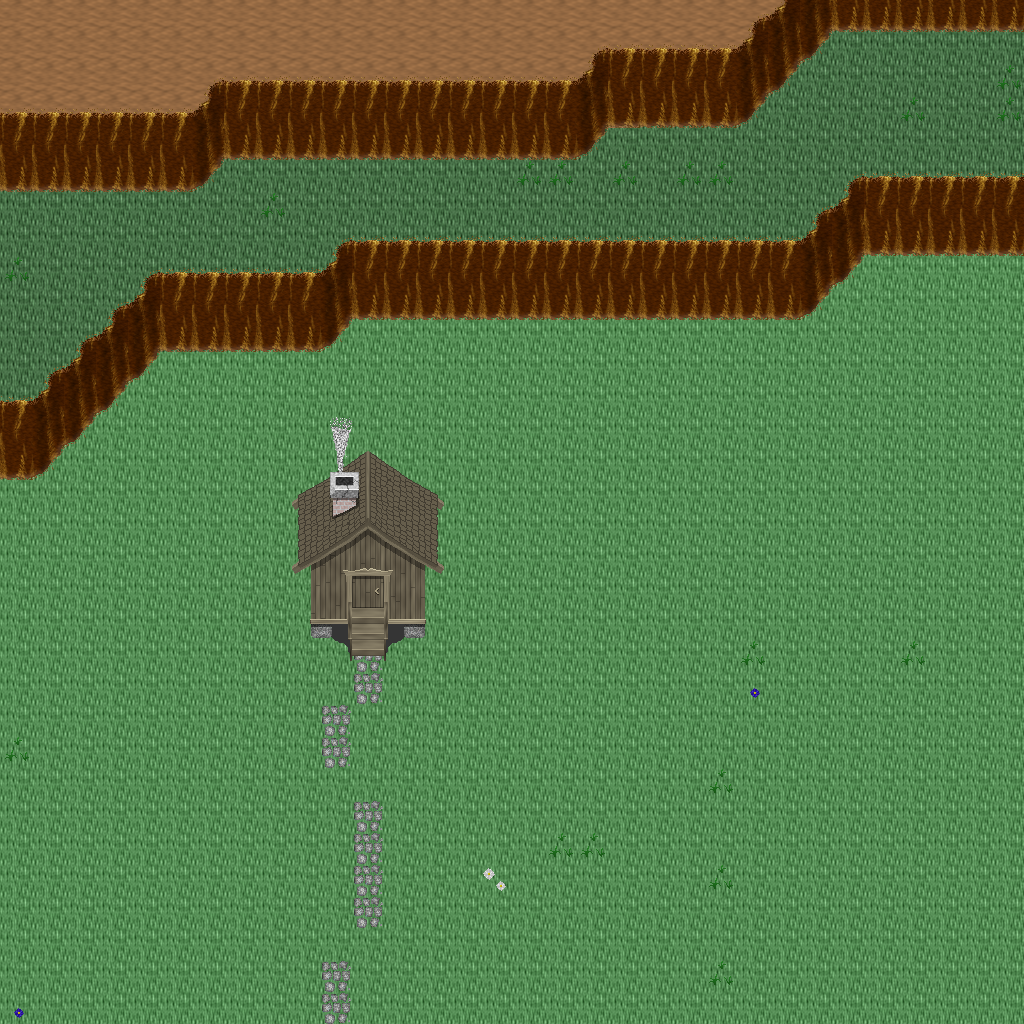

A 2D game scene composited from a Tiled map and its tileset images. What follows is a short description and the map's XML, with each tile layer's data collapsed to a summary:
An orthogonal 32x32 tile map with 32x32 px tiles, 5 tile layers (Ground, Objects, Objects2, Above, ...), 1 hidden layer not drawn, 24 tilesets.

<map version="1.10" tiledversion="1.11.0" orientation="orthogonal" renderorder="right-down" width="32" height="32" tilewidth="32" tileheight="32" infinite="0" nextlayerid="11" nextobjectid="1">
 <tileset firstgid="1" name="ground_ground" tilewidth="32" tileheight="32" tilecount="33" columns="3">
  <image source="../drawable/ground_ground.png" width="96" height="352" />
 </tileset>
 <tileset firstgid="34" name="ground_ridge_earth_dark" tilewidth="32" tileheight="32" tilecount="96" columns="12">
  <image source="../drawable/ground_ridge_earth_dark.png" width="384" height="256" />
 </tileset>
 <tileset firstgid="130" name="plant_grasses" tilewidth="32" tileheight="32" tilecount="6" columns="3">
  <image source="../drawable/plant_grasses.png" width="96" height="64" />
 </tileset>
 <tileset firstgid="136" name="ground_grass_edges" tilewidth="32" tileheight="32" tilecount="36" columns="12">
  <image source="../drawable/ground_grass_edges.png" width="384" height="96" />
 </tileset>
 <tileset firstgid="172" name="ground_rock_pebbles" tilewidth="32" tileheight="32" tilecount="3" columns="1">
  <image source="../drawable/ground_rock_pebbles.png" width="32" height="96" />
 </tileset>
 <tileset firstgid="175" name="plant_flower_daisy_blue" tilewidth="32" tileheight="32" tilecount="8" columns="2">
  <image source="../drawable/plant_flower_daisy_blue.png" width="64" height="128" />
 </tileset>
 <tileset firstgid="183" name="plant_flower_daisy_white" tilewidth="32" tileheight="32" tilecount="8" columns="2">
  <image source="../drawable/plant_flower_daisy_white.png" width="64" height="128" />
 </tileset>
 <tileset firstgid="191" name="ground_cobbled_paving" tilewidth="32" tileheight="32" tilecount="1" columns="1">
  <image source="../drawable/ground_cobbled_paving.png" width="32" height="32" />
 </tileset>
 <tileset firstgid="192" name="item_pot_dark_barrel" tilewidth="32" tileheight="32" tilecount="2" columns="1">
  <image source="../drawable/item_pot_dark_barrel.png" width="32" height="64" />
 </tileset>
 <tileset firstgid="194" name="item_statue_green_stone" tilewidth="32" tileheight="32" tilecount="12" columns="4">
  <image source="../drawable/item_statue_green_stone.png" width="128" height="96" />
 </tileset>
 <tileset firstgid="206" name="logic_creature_orc" tilewidth="32" tileheight="32" tilecount="6" columns="6">
  <image source="../drawable/logic_creature_orc.png" width="192" height="32" />
 </tileset>
 <tileset firstgid="212" name="logic_creature_gnome" tilewidth="32" tileheight="32" tilecount="6" columns="6">
  <image source="../drawable/logic_creature_gnome.png" width="192" height="32" />
 </tileset>
 <tileset firstgid="218" name="logic_creature_animal" tilewidth="32" tileheight="32" tilecount="32" columns="8">
  <image source="../drawable/logic_creature_animal.png" width="256" height="128" />
 </tileset>
 <tileset firstgid="250" name="logic_item_sign" tilewidth="32" tileheight="32" tilecount="1" columns="1">
  <image source="../drawable/logic_item_sign.png" width="32" height="32" />
 </tileset>
 <tileset firstgid="251" name="logic_collision" tilewidth="32" tileheight="32" tilecount="1" columns="1">
  <image source="../drawable/logic_collision.png" width="32" height="32" />
 </tileset>
 <tileset firstgid="252" name="logic_portal" tilewidth="32" tileheight="32" tilecount="24" columns="8">
  <image source="../drawable/logic_portal.png" width="256" height="96" />
 </tileset>
 <tileset firstgid="276" name="ground_pothole" tilewidth="32" tileheight="32" tilecount="4" columns="4">
  <image source="../drawable/ground_pothole.png" width="128" height="32" />
 </tileset>
 <tileset firstgid="280" name="object_suspension_bridge" tilewidth="32" tileheight="32" tilecount="24" columns="3">
  <image source="../drawable/object_suspension_bridge.png" width="96" height="256" />
 </tileset>
 <tileset firstgid="304" name="item_corpse_huge_animal" tilewidth="32" tileheight="32" tilecount="16" columns="2">
  <image source="../drawable/item_corpse_huge_animal.png" width="64" height="256" />
 </tileset>
 <tileset firstgid="320" name="ground_green_paving" tilewidth="32" tileheight="32" tilecount="18" columns="3">
  <image source="../drawable/ground_green_paving.png" width="96" height="192" />
 </tileset>
 <tileset firstgid="338" name="logic_protection" tilewidth="32" tileheight="32" tilecount="2" columns="2">
  <image source="../drawable/logic_protection.png" width="64" height="32" />
 </tileset>
 <tileset firstgid="340" name="building_chimney_smoke" tilewidth="32" tileheight="32" tilecount="40" columns="4">
  <image source="../drawable/building_chimney_smoke.png" width="128" height="320" />
 </tileset>
 <tileset firstgid="380" name="building_huts" tilewidth="32" tileheight="32" tilecount="338" columns="26">
  <image source="../drawable/building_huts.png" width="832" height="416" />
 </tileset>
 <tileset firstgid="718" name="light_door_light" tilewidth="32" tileheight="32" tilecount="12" columns="3">
  <image source="../drawable/light_door_light.png" width="96" height="128" />
 </tileset>
 <layer id="1" name="Ground" width="32" height="32">
  <data>[1024 cells, 1023 non-empty, 3 distinct tile ids]</data>
 </layer>
 <layer id="2" name="Objects" width="32" height="32">
  <data>[1024 cells, 220 non-empty, 11 distinct tile ids]</data>
 </layer>
 <layer id="3" name="Objects2" width="32" height="32">
  <data>[1024 cells, 21 non-empty, 21 distinct tile ids]</data>
 </layer>
 <layer id="4" name="Above" width="32" height="32">
  <data>[1024 cells, 17 non-empty, 17 distinct tile ids]</data>
 </layer>
 <layer id="5" name="Above2" width="32" height="32">
  <data>[1024 cells, 2 non-empty, 2 distinct tile ids]</data>
 </layer>
 <layer id="6" name="Walkable" width="32" height="32" visible="0">
  <data>[1024 cells, 189 non-empty, 1 distinct tile ids]</data>
 </layer>
 <objectgroup id="7" name="Mapevents" />
 <objectgroup id="8" name="Spawn" />
 <objectgroup id="9" name="Keys" />
 <objectgroup id="10" name="Replace" />
</map>
